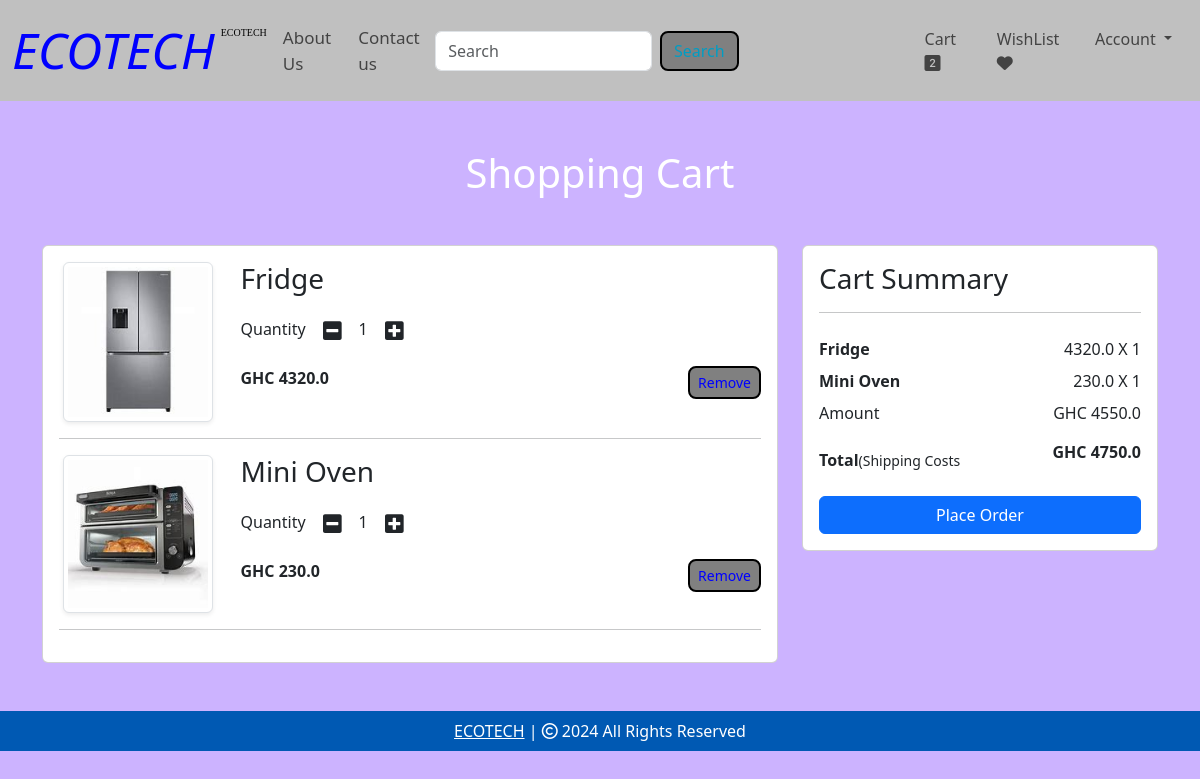
Page /cart (signed in) on the committed database.
### source/models.py (models this page shows, shortened)
class Cart(db.Model):
    id = db.Column(db.Integer, primary_key=True)
    quantity = db.Column(db.Integer, nullable=False)
    customer_link = db.Column(db.Integer, db.ForeignKey('customer.id'), nullable=False)
    product_link = db.Column(db.Integer, db.ForeignKey('product.id'), nullable=False)

class Product(db.Model):
    id = db.Column(db.Integer, primary_key=True)
    product_name = db.Column(db.String(100), nullable=False)
    current_price = db.Column(db.Float, nullable=False)
    previous_price = db.Column(db.Float, nullable=False)
    in_stock = db.Column(db.Integer, nullable=False)
    product_picture = db.Column(db.String(1000), nullable=False)
    flash_sale = db.Column(db.Boolean, default=False)
    date_added = db.Column(db.DateTime, default=datetime.utcnow)
    carts = db.relationship('Cart', backref=db.backref('product', lazy=True))
    orders = db.relationship('Order', backref=db.backref('product', lazy=True))

### source/views.py (the view)
@views.route('/cart')
@login_required
def show_cart():
    cart = Cart.query.filter_by(customer_link=current_user.id).all()
    amount = 0
    for item in cart:
        amount += item.product.current_price * item.quantity
    return render_template('cart.html', cart=cart, amount=amount, total=amount+200)

### source/templates/cart.html (shortened to what this page needs)
{% extends 'base.html' %}
{% block body %}
<div class="container my-5">
    <div class="row">
        {% if cart %}
        <h1 class="text-center mb-5" style="color: white;">Shopping Cart</h1>
        <div class="col-sm-8">
            <div class="card">
                <div class="card-body">
                    {% for item in cart %}
                    <div class="row">
                        <div class="col-sm-3 text-center align-self-center">
                            <img src="{{ item.product.product_picture }}" alt="" class="img-fluid img-thumbnail shadow-sm" height="150px" width="150px">
                        </div>
                        <div class="col-sm-9">
                            <div>
                                <h3>{{ item.product.product_name }}</h3>
                                <div class="my-3">
                                    <label for="quantity">Quantity</label>
                                    <a class="minus-cart btn" pid="{{item.id}}"><i class="fas fa-minus-square fa-lg"></i></a>
                                    <span id="quantity">{{ item.quantity }}</span>
                                    <a class="plus-cart btn " pid="{{ item.id }}"><i class="fas fa-plus-square fa-lg"></i></a>
                                </div>
                                <div class="d-flex justify-content-between">
                                    <p class="mb-0"><span><strong>GHC {{ item.product.current_price }}</strong></span></p>
                                    <a href="" class="remove-cart btn btn-sm btn-secondary mr-3 " pid="{{item.id}}">Remove</a>
                                </div>
                            </div>
                        </div>
                    </div>
                    <hr>
                    {% endfor %}
                </div>
            </div>
        </div>
        <div class="col-sm-4">
            <div class="card">
                <div class="card-body">
                    <h3>Cart Summary </h3>
                    <hr color="black">
                    <ul class="list-group">
                        {% for item in cart %}
                        <li class="list-group-item d-flex justify-content-between align-items-center border-0 px-0 pb-0"><strong>{{item.product.product_name}}</strong><span id="amount">{{item.product.current_price}} X <span id="quantity{{item.id}}">{{ item.quantity}}</span></span></li>
                        {% endfor %}
                        <li class="list-group-item d-flex justify-content-between align-items-center border-0 px-0 pb-0">Amount <span>GHC <span id="amount_tt">{{ amount }}</span></span></li>
                        <li class="list-group-item d-flex justify-content-between align-items-center border-0 px-0 mb-3">
                            <div style="margin-top: 15px;">
                                <strong>Total</strong><small>(Shipping Costs</small>
                            </div>
                            <span><strong>GHC </strong><span id="total-amount"><strong>{{ total }}</strong></span></span>
                        </li>
                    </ul>
                    <div class="d-grid"><a href="/place-order" class="btn btn-primary">Place Order</a></div>
                </div>
            </div>
        </div>
        {% else %}
        <h1 class="text-center mb-5" style="color: white;">Your Cart is Empty</h1>
        {% endif %}
    </div>
</div>
{% endblock %}

### source/static/css/style.css (style rules this page uses)
.d-flex .btn { background: grey; border: 2px solid black; border-radius: 8px; color: blue; }

### rows in the picture
Cart: product.product_picture (picture), product.product_name "Fridge", quantity "1", product.current_price "4320.0"
Cart: product.product_picture (picture), product.product_name "Mini Oven", quantity "1", product.current_price "230.0"

### other values in the picture
{{ amount }} "4550.0"
{{ total }} "4750.0"
